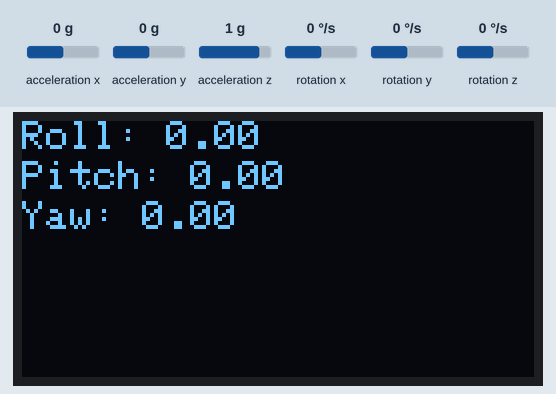
A sketch run on a simulated Arduino Uno, built with avr-gcc and run on an emulated ATmega328P. Parts: 128×64 one-colour display. Wiring (inferred from the names in the program): MPU-6050 motion sensor at I2C address 0x68. The test bench sets the inputs (shaded band); at power-on: rotation x 0 °/s, acceleration z 1 g, acceleration x 0 g, acceleration y 0 g, rotation y 0 °/s, rotation z 0 °/s. The display library's start-up logo is not drawn.

Above: at 3.2 s.
3.3 s: rotation x set to -192 °/s
At 3.5 s:
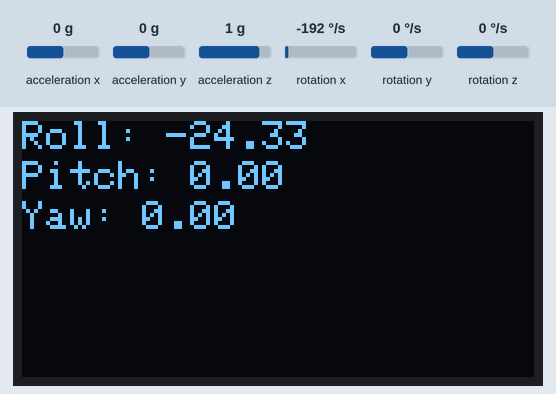
5.3 s: acceleration z set to 0 g
At 6.2 s:
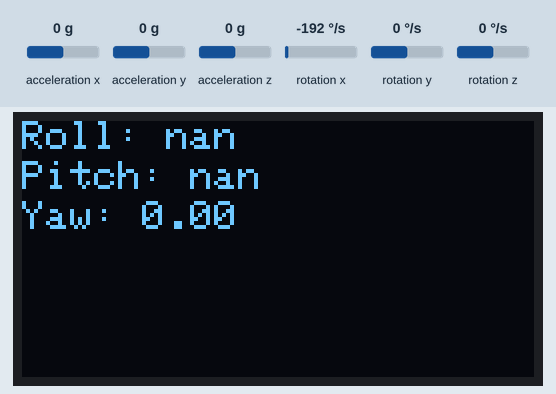
6.9 s: acceleration x set to -1.4 g
At 7.08 s:
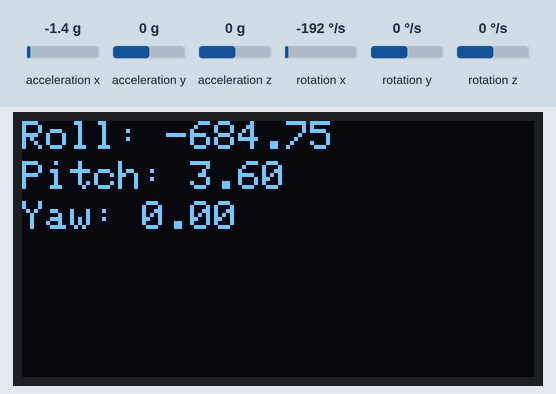
8.5 s: acceleration y set to -1.4 g
At 8.68 s:
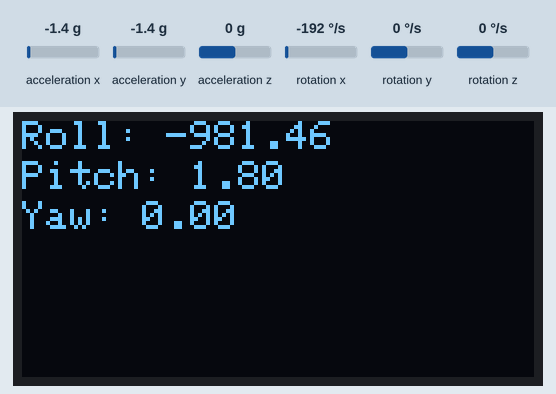
10.1 s: rotation y set to -192 °/s
At 10.28 s:
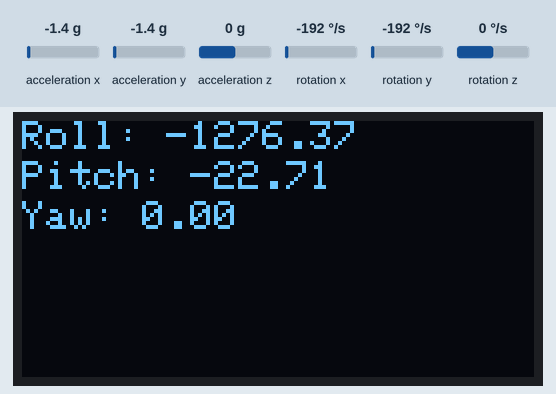
11.7 s: rotation z set to -192 °/s
At 11.89 s:
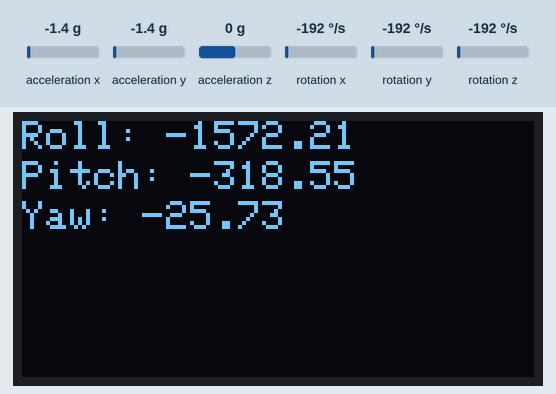

Measured:
- after the input at 3.3 s, the display: changes after 0.14 s (image 1)
- after the input at 5.3 s, the display: first differs from a run without the input after 0.14 s (image 2)
- after the input at 6.9 s, the display: changes after 0.12 s (image 3)

The sketch:

sketch.ino
```cpp
#include <Wire.h>
#include <Adafruit_GFX.h>
#include <Adafruit_SSD1306.h>

#define SCREEN_WIDTH 128 // Ширина дисплея OLED (в пікселях)
#define SCREEN_HEIGHT 64 // Висота дисплея OLED (в пікселях)

// Оголошення дисплея SSD1306, підключеного до I2C (піни SDA, SCL)
Adafruit_SSD1306 display(SCREEN_WIDTH, SCREEN_HEIGHT, &Wire, -1);

const int MPU_ADDRESS = 0x68; // Адреса MPU6050 по I2C
float AccX, AccY, AccZ;
float GyroX, GyroY, GyroZ;
float accAngleX, accAngleY, gyroAngleX, gyroAngleY, gyroAngleZ;
float roll, pitch, yaw;
float elapsedTime, currentTime, previousTime;

void setup() {
  Wire.begin();                      // Ініціалізація зв'язку
  Wire.beginTransmission(MPU_ADDRESS);       // Початок зв'язку з MPU6050
  Wire.write(0x6B);                  // Розмова з регістром 6B
  Wire.write(0x00);                  // Скидання - записуємо 0 в регістр 6B
  Wire.endTransmission(true);        // Завершення передачі
  delay(20);

  // SSD1306_SWITCHCAPVCC = генерування напруги дисплея з 3.3V внутрішньо
  if(!display.begin(SSD1306_SWITCHCAPVCC, 0x3C)) {
    for(;;);
  }
  display.display();
  delay(2000);
  display.clearDisplay();
  display.setTextSize(1);      // Звичайний масштаб 1:1 пікселів
  display.setTextColor(SSD1306_WHITE); // Білий колір тексту
  display.setCursor(0, 0);     // Початок в лівому верхньому куті
}

void loop() {
  // Зчитування даних з акселерометра
  Wire.beginTransmission(MPU_ADDRESS);
  Wire.write(0x3B); // Починаємо з регістра 0x3B (ACCEL_XOUT_H)
  Wire.endTransmission(false);
  Wire.requestFrom(MPU_ADDRESS, 6, true); // Зчитуємо 6 регістрів, значення кожної вісі зберігається в 2 регістрах

  AccX = (Wire.read() << 8 | Wire.read()) / 16384.0; // Значення по осі X
  AccY = (Wire.read() << 8 | Wire.read()) / 16384.0; // Значення по осі Y
  AccZ = (Wire.read() << 8 | Wire.read()) / 16384.0; // Значення по осі Z

  // Обчислення кутів нахилу за допомогою акселерометра
  accAngleX = (atan(AccY / sqrt(pow(AccX, 2) + pow(AccZ, 2))) * 180 / PI);
  accAngleY = (atan(-1 * AccX / sqrt(pow(AccY, 2) + pow(AccZ, 2))) * 180 / PI);

  // Зберігання попереднього часу перед зчитуванням поточного
  previousTime = currentTime;
  currentTime = millis(); // Зчитування поточного часу
  elapsedTime = (currentTime - previousTime) / 1000; // Перетворення мілісекунд в секунди

  // Зчитування даних з гіроскопа
  Wire.beginTransmission(MPU_ADDRESS);
  Wire.write(0x43); // Початок даних з гіроскопа - адреса першого регістра 0x43
  Wire.endTransmission(false);
  Wire.requestFrom(MPU_ADDRESS, 6, true); // Зчитуємо 6 регістрів, значення кожної вісі зберігається в 2 регістрах

  GyroX = (Wire.read() << 8 | Wire.read()) / 131.0; // Значення гіроскопа по осі X
  GyroY = (Wire.read() << 8 | Wire.read()) / 131.0; // Значення гіроскопа по осі Y
  GyroZ = (Wire.read() << 8 | Wire.read()) / 131.0; // Значення гіроскопа по осі Z

  // Оновлення кутів нахилу за допомогою гіроскопа
  gyroAngleX = gyroAngleX + GyroX * elapsedTime; // deg/s * s = deg
  gyroAngleY = gyroAngleY + GyroY * elapsedTime;
  yaw =  yaw + GyroZ * elapsedTime;

  // Об'єднання даних акселерометра та гіроскопа для отримання кінцевих значень кутів нахилу
  // Значення кутів нахилу обчислюються, приділяючи 96% ваги значенням гіроскопа та 4% - значенням акселерометра
  roll = 0.96 * gyroAngleX + 0.04 * accAngleX; // Кут нахилу в плоскості X
  pitch = 0.96 * gyroAngleY + 0.04 * accAngleY; // Кут нахилу в плоскості Y

  // Відображення значень на OLED дисплеї
  display.clearDisplay();

  display.setCursor(0, 0);
  display.print("Roll: ");
  display.print(roll);

  display.setCursor(0, 10);
  display.print("Pitch: ");
  display.print(pitch);

  display.setCursor(0, 20);
  display.print("Yaw: ");
  display.print(yaw);

  display.display();

  delay(100);
}
```
